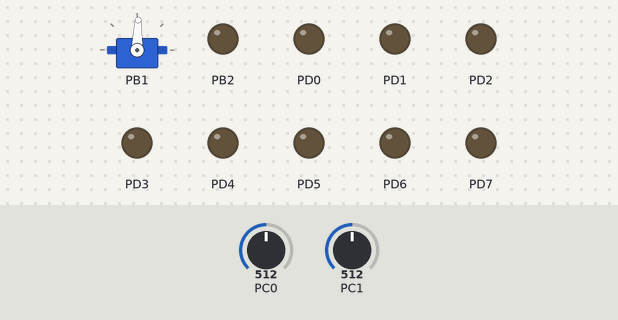
A program run on a simulated ATmega328P, built with avr-gcc and emulated at 16 MHz. On the bench: servo, output pins drawn as LEDs (lit = HIGH). Inputs (shaded band) come from the test bench; at power-on: PC0 = 512, PC1 = 512. Servo pulses on a pin are drawn as a servo (544–2400 µs = 0–180°).

Above: at 1.2 s.
1.3 s: PC0 set to 716
At 2.5 s:
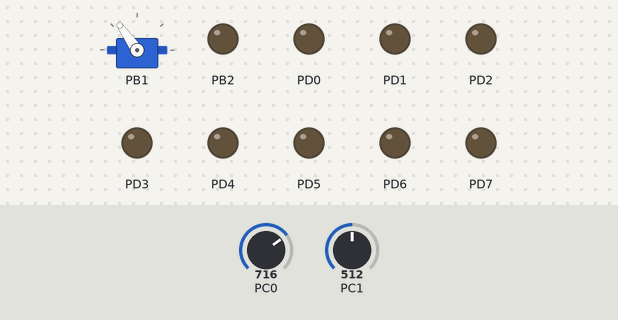
2.8 s: PC0 set to 900
At 3.9 s:
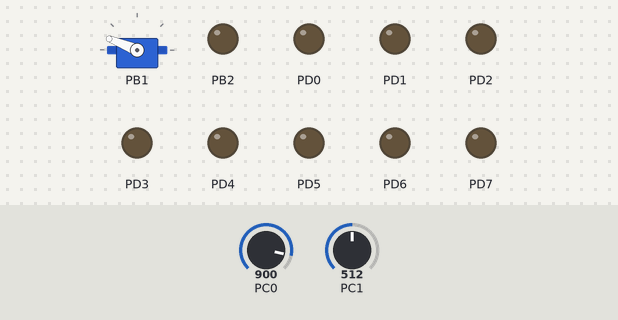
4.3 s: PC0 set to 1023
At 5.1 s:
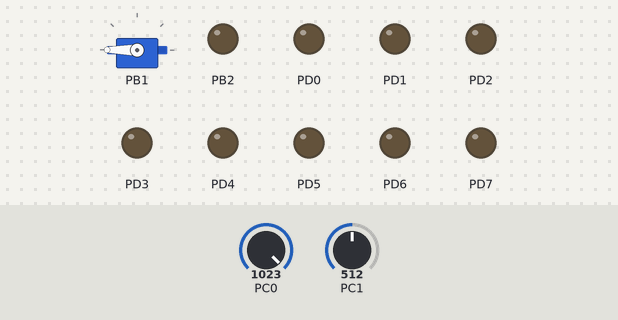
5.8 s: PC0 set to 306
At 7.0 s:
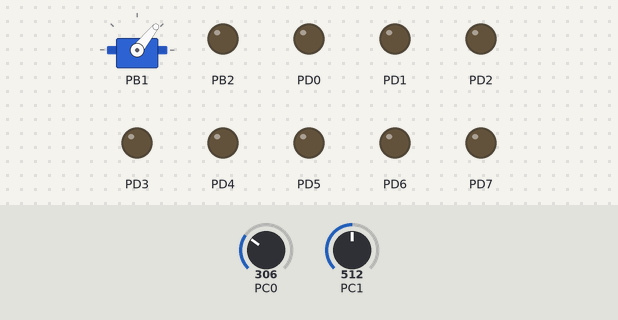
7.3 s: PC0 set to 122
At 8.4 s:
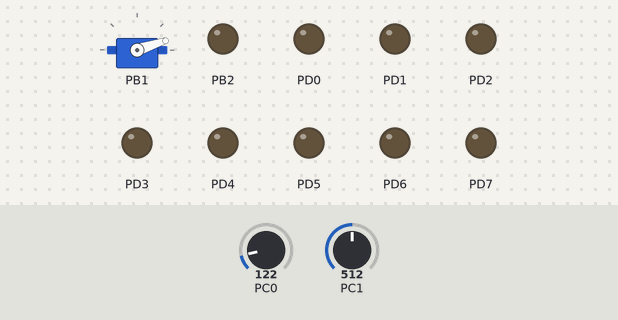
8.8 s: PC0 set to 511
At 9.5 s:
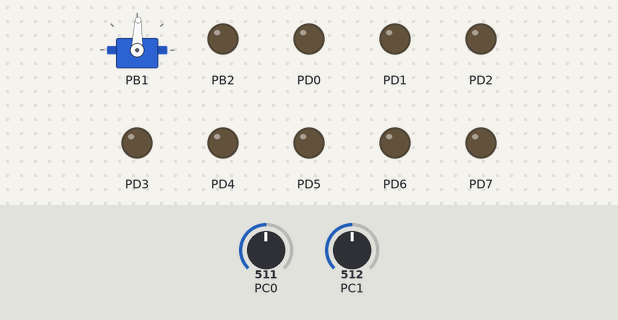
Timing chart, 0 to 11.3 s (numbered marks = the images above; inputs shaded):
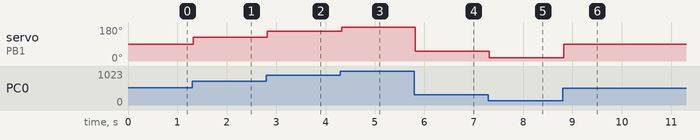

Measured:
- after the input at 1.3 s, servo on PB1: 88° → 125° at once
- after the input at 2.8 s, servo on PB1: 125° → 158° at once
- after the input at 4.3 s, servo on PB1: 158° → 180° at once
- after the input at 5.8 s, servo on PB1: 180° → 51° at once
- after the input at 7.3 s, servo on PB1: 51° → 18° at once
- after the input at 8.8 s, servo on PB1: 18° → 88° at once

The program:

main.c
```c
//***************************************************************************
// Universidad del Valle de Guatemala
// IE2023: Programación de Microcontroladores
// Autor: Paola Gabriela Yoc Moreira
// Hardware: ATMEGA328P
// Created: 08/04/2025
//***************************************************************************
// Pre Lab 5
//***************************************************************************

#define F_CPU 16000000
#include <util/delay.h>
#include <avr/io.h>
#include "PWM1/PWM1.h"
#include "PWM2/PWM2.h"

float Valor1 = 0;
float Valor2 = 0;

void ADC_init(void);
uint16_t adcRead(uint8_t canal);

int main(void)
{
	DDRD = 0xFF;         // Configurar el puerto D como salida
	ADC_init();          // Inicializar ADC
	PWM_init();
	PWM2_init();          // Inicializar módulo PWM

	while (1)
	{
		Valor1 = adcRead(0);    // Leer valor del canal ADC0
		servo_writeA(Valor1);   // Enviar valor leído al servo (PWM)
		_delay_ms(10);          // Pequeña pausa para estabilidad
		Valor2 = adcRead(1);
		servo_writeB(Valor2);
		_delay_ms(10);
	}
}

void ADC_init(void){
	ADMUX |= (1 << REFS0);      // Referencia de voltaje: AVCC
	ADMUX &= ~(1 << REFS1);
	ADMUX &= ~(1 << ADLAR);     // Justificación a la derecha (10 bits)

	ADCSRA |= (1 << ADPS2) | (1 << ADPS1) | (1 << ADPS0); // Prescaler 128  125kHz
	ADCSRA |= (1 << ADEN);      // Habilitar ADC
}

uint16_t adcRead(uint8_t canal){
	ADMUX = (ADMUX & 0xF0) | (canal & 0x0F); // Selección del canal ADC
	ADCSRA |= (1 << ADSC);                  // Iniciar conversión
	while (ADCSRA & (1 << ADSC));           // Esperar que finalice la conversión
	return ADC;                             // Retornar resultado
}
```

PWM1.c
```c
#include "PWM1.h"

void PWM_init(void){
	// Configura el pin PB1 como salida para generar la señal PWM
	DDRB |= (1 << PB1);

	// Reinicia el contador del Timer1
	TCNT1 = 0;

	// Establece el valor máximo del contador (TOP) en 39999 para obtener un periodo de 20 ms
	ICR1 = 39999;

	// Configura el modo de comparación para el canal A (OC1A) sin inversión
	TCCR1A = (1 << COM1A1) | (0 << COM1A0);

	// Selecciona el modo Fast PWM con TOP en ICR1 (modo 14)
	TCCR1A |= (1 << WGM11);
	TCCR1B = (1 << WGM13) | (1 << WGM12);

	// Configura el prescaler en 8 frecuencia de 2 MHz para el Timer1
	TCCR1B |= (1 << CS11);
}

void servo_writeA(float adc_Value){
	// Convierte el valor del ADC a un valor de pulso entre 1000 y 4800 (1 ms a 2.4 ms)
	OCR1A = map(adc_Value, 0, 1024, 1000, 4800);
}

float map(float x, float in_min, float in_max, float out_min, float out_max){
	// Función para escalar un valor de un rango de entrada a uno de salida
	return ((x - in_min) * (out_max - out_min) / (in_max - in_min)) + out_min;
}
```

PWM1.h
```c
#ifndef PWM1_H_
#define PWM1_H_

#include <avr/io.h>

// Inicializa el Timer1 en modo PWM rápido para generar señal en PB1 (OC1A)
void PWM_init(void);

// Ajusta el ciclo de trabajo del PWM en base al valor leído del ADC
void servo_writeA(float valADC);

// Realiza una conversión lineal de un rango de valores a otro (escalamiento)
float map(float x, float in_min, float in_max, float out_min, float out_max);

#endif /* PWM1_H_ */
```

PWM2.c
```c
#include "PWM2.h"

void PWM2_init(void){
		DDRB |= (1 << PORTB2);

		// Reinicia el contador del Timer0
		TCNT0 = 0;


		TCCR0A = (1 << COM1B1) | (0 << COM1B0);

		TCCR0B &= ~(1<<CS02); // colocamos en un preescalar de 64
		TCCR0B |= (1<<CS01);
		TCCR0B |= (1<<CS00);

		TCCR0B &= (1<<WGM02);
		TCCR0A |= (1<<WGM01);
		TCCR0A |= (1<<WGM00);

}

void servo_writeB(float adc_Value){

	OCR0B = map2(adc_Value, 0, 255, 8, 39);
}

float map2(float x, float in_min, float in_max, float out_min, float out_max){

	return ((x - in_min) * (out_max - out_min) / (in_max - in_min)) + out_min;
}
```

PWM2.h
```c
#ifndef PWM2_H_
#define PWM2_H_

#include <avr/io.h>

// Inicializa el Timer1 en modo PWM rápido para generar señal en PB1 (OC1A)
void PWM2_init(void);

// Ajusta el ciclo de trabajo del PWM en base al valor leído del ADC
void servo_writeB(float valADC);

// Realiza una conversión lineal de un rango de valores a otro (escalamiento)
float map2(float x, float in_min, float in_max, float out_min, float out_max);

#endif /* PWM2_H_ */
```
